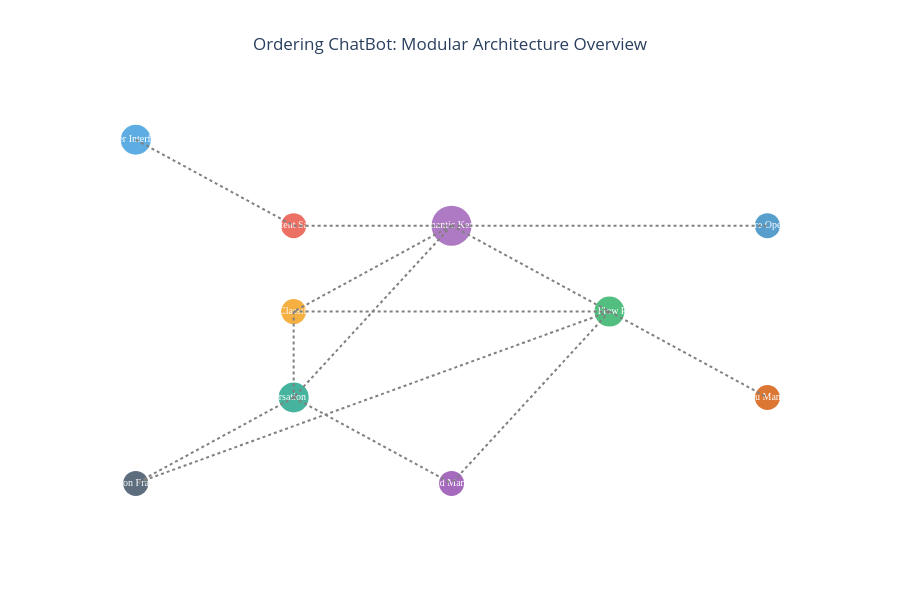
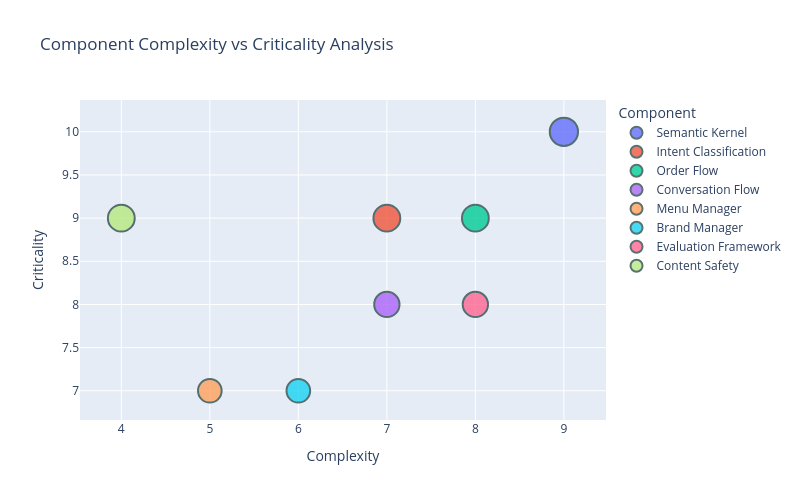

Notebook code cell kept with these figures, in order:
### Markdown cell above
## 4. Solution Architecture Design

### Our Solution: Semantic Kernel-Powered Modular Architecture

Our solution addresses the identified problems through a **comprehensive, modular architecture** built on advanced semantic understanding and brand-adaptive capabilities.

#### Core Design Principles:

1. **Modularity**: Independent, loosely coupled components for maintainability
2. **Scalability**: Horizontal scaling across multiple brands and locations  
3. **Adaptability**: Dynamic brand personality and menu configuration
4. **Reliability**: Comprehensive error handling and validation mechanisms
5. **Measurability**: Built-in evaluation and monitoring frameworks

#### Technology Selection Rationale:

**Semantic Kernel** as Core Orchestrator:
- ✅ **Native AI Integration**: Seamless Azure OpenAI connectivity
- ✅ **Plugin Architecture**: Extensible and maintainable component system
- ✅ **Advanced Templating**: Sophisticated prompt engineering capabilities
- ✅ **Async Processing**: Real-time streaming and concurrent operations
- ✅ **Enterprise Ready**: Microsoft's strategic AI framework with enterprise support

### Code cell
# Solution Architecture Visualization
import plotly.graph_objects as go
import plotly.express as px
from plotly.subplots import make_subplots

# Create architecture diagram using network graph
fig = go.Figure()

# Define components and their positions
components = {
    'User Interface': {'x': 0, 'y': 5, 'color': '#3498DB', 'size': 30},
    'Content Safety': {'x': 1, 'y': 4, 'color': '#E74C3C', 'size': 25},
    'Semantic Kernel': {'x': 2, 'y': 4, 'color': '#9B59B6', 'size': 40},
    'Intent Classification': {'x': 1, 'y': 3, 'color': '#F39C12', 'size': 25},
    'Order Flow Plugin': {'x': 3, 'y': 3, 'color': '#27AE60', 'size': 30},
    'Conversation Plugin': {'x': 1, 'y': 2, 'color': '#16A085', 'size': 30},
    'Menu Manager': {'x': 4, 'y': 2, 'color': '#D35400', 'size': 25},
    'Brand Manager': {'x': 2, 'y': 1, 'color': '#8E44AD', 'size': 25},
    'Evaluation Framework': {'x': 0, 'y': 1, 'color': '#34495E', 'size': 25},
    'Azure OpenAI': {'x': 4, 'y': 4, 'color': '#2E86C1', 'size': 25}
}

# Add component nodes
for name, props in components.items():
    fig.add_trace(go.Scatter(
        x=[props['x']], y=[props['y']],
        mode='markers+text',
        marker=dict(size=props['size'], color=props['color'], opacity=0.8),
        text=[name],
        textposition="middle center",
        textfont=dict(color="white", size=10, family="Arial Black"),
        name=name,
        showlegend=False
    ))

# Define connections
connections = [
    ('User Interface', 'Content Safety'),
    ('Content Safety', 'Semantic Kernel'),
    ('Semantic Kernel', 'Intent Classification'),
    ('Semantic Kernel', 'Order Flow Plugin'),
    ('Semantic Kernel', 'Conversation Plugin'),
    ('Intent Classification', 'Order Flow Plugin'),
    ('Intent Classification', 'Conversation Plugin'),
    ('Order Flow Plugin', 'Menu Manager'),
    ('Order Flow Plugin', 'Brand Manager'),
    ('Conversation Plugin', 'Brand Manager'),
    ('Semantic Kernel', 'Azure OpenAI'),
    ('Order Flow Plugin', 'Evaluation Framework'),
    ('Conversation Plugin', 'Evaluation Framework')
]

# Add connection lines
for start, end in connections:
    start_pos = components[start]
    end_pos = components[end]
    fig.add_trace(go.Scatter(
        x=[start_pos['x'], end_pos['x']],
        y=[start_pos['y'], end_pos['y']],
        mode='lines',
        line=dict(color='gray', width=2, dash='dot'),
        showlegend=False,
        hoverinfo='none'
    ))

fig.update_layout(
    title="Ordering ChatBot: Modular Architecture Overview",
    title_x=0.5,
    xaxis=dict(showgrid=False, zeroline=False, showticklabels=False),
    yaxis=dict(showgrid=False, zeroline=False, showticklabels=False),
    width=900,
    height=600,
    plot_bgcolor='white'
)

fig.show()

# Component breakdown visualization
components_data = {
    'Component': ['Semantic Kernel', 'Intent Classification', 'Order Flow', 'Conversation Flow', 
                 'Menu Manager', 'Brand Manager', 'Evaluation Framework', 'Content Safety'],
    'Primary Function': ['Orchestration', 'Intent Recognition', 'Order Processing', 'Conversation Management',
                        'Menu Configuration', 'Brand Adaptation', 'Performance Monitoring', 'Safety Filtering'],
    'Technology': ['Microsoft SK', 'Azure OpenAI', 'Pydantic Validation', 'Dynamic Templating',
                  'JSON Configuration', 'Dynamic Personalities', 'Custom Metrics', 'Azure Content Safety'],
    'Complexity': [9, 7, 8, 7, 5, 6, 8, 4],
    'Criticality': [10, 9, 9, 8, 7, 7, 8, 9]
}

df_components = pd.DataFrame(components_data)

# Create bubble chart for component analysis
fig2 = px.scatter(df_components, x='Complexity', y='Criticality', size='Criticality', 
                 color='Component', hover_name='Component',
                 hover_data=['Primary Function', 'Technology'],
                 title="Component Complexity vs Criticality Analysis")

fig2.update_traces(marker=dict(opacity=0.8, line=dict(width=2, color='DarkSlateGrey')))
fig2.update_layout(width=800, height=500)
fig2.show()

# Display component details table
display(HTML(f"""
<div style="background: linear-gradient(135deg, #667eea 0%, #764ba2 100%); 
            padding: 20px; border-radius: 10px; color: white; margin: 20px 0;">
    <h3 style="text-align: center; margin-bottom: 20px;">🔧 Component Architecture Details</h3>
    {df_components.to_html(index=False, escape=False, classes='component-table',
                          table_id='component-details')}
</div>
<style>
.component-table {{
    width: 100%;
    border-collapse: collapse;
    background: rgba(255,255,255,0.1);
    border-radius: 8px;
}}
.component-table th, .component-table td {{
    padding: 12px;
    text-align: left;
    border-bottom: 1px solid rgba(255,255,255,0.2);
}}
.component-table th {{
    background: rgba(255,255,255,0.2);
    font-weight: bold;
}}
</style>
"""))

### Figure 1 — Plotly figure (JSON) as saved in the notebook; plotly's stock layout.template omitted (floating-point values rounded to 4 significant figures)
{"data": [{"marker": {"color": "#3498DB", "opacity": 0.8, "size": 30}, "mode": "markers+text", "name": "User Interface", "showlegend": false, "text": ["User Interface"], "textfont": {"color": "white", "family": "Arial Black", "size": 10}, "textposition": "middle center", "type": "scatter", "x": [0], "y": [5]}, {"marker": {"color": "#E74C3C", "opacity": 0.8, "size": 25}, "mode": "markers+text", "name": "Content Safety", "showlegend": false, "text": ["Content Safety"], "textfont": {"color": "white", "family": "Arial Black", "size": 10}, "textposition": "middle center", "type": "scatter", "x": [1], "y": [4]}, {"marker": {"color": "#9B59B6", "opacity": 0.8, "size": 40}, "mode": "markers+text", "name": "Semantic Kernel", "showlegend": false, "text": ["Semantic Kernel"], "textfont": {"color": "white", "family": "Arial Black", "size": 10}, "textposition": "middle center", "type": "scatter", "x": [2], "y": [4]}, {"marker": {"color": "#F39C12", "opacity": 0.8, "size": 25}, "mode": "markers+text", "name": "Intent Classification", "showlegend": false, "text": ["Intent Classification"], "textfont": {"color": "white", "family": "Arial Black", "size": 10}, "textposition": "middle center", "type": "scatter", "x": [1], "y": [3]}, {"marker": {"color": "#27AE60", "opacity": 0.8, "size": 30}, "mode": "markers+text", "name": "Order Flow Plugin", "showlegend": false, "text": ["Order Flow Plugin"], "textfont": {"color": "white", "family": "Arial Black", "size": 10}, "textposition": "middle center", "type": "scatter", "x": [3], "y": [3]}, {"marker": {"color": "#16A085", "opacity": 0.8, "size": 30}, "mode": "markers+text", "name": "Conversation Plugin", "showlegend": false, "text": ["Conversation Plugin"], "textfont": {"color": "white", "family": "Arial Black", "size": 10}, "textposition": "middle center", "type": "scatter", "x": [1], "y": [2]}, {"marker": {"color": "#D35400", "opacity": 0.8, "size": 25}, "mode": "markers+text", "name": "Menu Manager", "showlegend": false, "text": ["Menu Manager"], "textfont": {"color": "white", "family": "Arial Black", "size": 10}, "textposition": "middle center", "type": "scatter", "x": [4], "y": [2]}, {"marker": {"color": "#8E44AD", "opacity": 0.8, "size": 25}, "mode": "markers+text", "name": "Brand Manager", "showlegend": false, "text": ["Brand Manager"], "textfont": {"color": "white", "family": "Arial Black", "size": 10}, "textposition": "middle center", "type": "scatter", "x": [2], "y": [1]}, {"marker": {"color": "#34495E", "opacity": 0.8, "size": 25}, "mode": "markers+text", "name": "Evaluation Framework", "showlegend": false, "text": ["Evaluation Framework"], "textfont": {"color": "white", "family": "Arial Black", "size": 10}, "textposition": "middle center", "type": "scatter", "x": [0], "y": [1]}, {"marker": {"color": "#2E86C1", "opacity": 0.8, "size": 25}, "mode": "markers+text", "name": "Azure OpenAI", "showlegend": false, "text": ["Azure OpenAI"], "textfont": {"color": "white", "family": "Arial Black", "size": 10}, "textposition": "middle center", "type": "scatter", "x": [4], "y": [4]}, {"hoverinfo": "none", "line": {"color": "gray", "dash": "dot", "width": 2}, "mode": "lines", "showlegend": false, "type": "scatter", "x": [0, 1], "y": [5, 4]}, {"hoverinfo": "none", "line": {"color": "gray", "dash": "dot", "width": 2}, "mode": "lines", "showlegend": false, "type": "scatter", "x": [1, 2], "y": [4, 4]}, {"hoverinfo": "none", "line": {"color": "gray", "dash": "dot", "width": 2}, "mode": "lines", "showlegend": false, "type": "scatter", "x": [2, 1], "y": [4, 3]}, {"hoverinfo": "none", "line": {"color": "gray", "dash": "dot", "width": 2}, "mode": "lines", "showlegend": false, "type": "scatter", "x": [2, 3], "y": [4, 3]}, {"hoverinfo": "none", "line": {"color": "gray", "dash": "dot", "width": 2}, "mode": "lines", "showlegend": false, "type": "scatter", "x": [2, 1], "y": [4, 2]}, {"hoverinfo": "none", "line": {"color": "gray", "dash": "dot", "width": 2}, "mode": "lines", "showlegend": false, "type": "scatter", "x": [1, 3], "y": [3, 3]}, {"hoverinfo": "none", "line": {"color": "gray", "dash": "dot", "width": 2}, "mode": "lines", "showlegend": false, "type": "scatter", "x": [1, 1], "y": [3, 2]}, {"hoverinfo": "none", "line": {"color": "gray", "dash": "dot", "width": 2}, "mode": "lines", "showlegend": false, "type": "scatter", "x": [3, 4], "y": [3, 2]}, {"hoverinfo": "none", "line": {"color": "gray", "dash": "dot", "width": 2}, "mode": "lines", "showlegend": false, "type": "scatter", "x": [3, 2], "y": [3, 1]}, {"hoverinfo": "none", "line": {"color": "gray", "dash": "dot", "width": 2}, "mode": "lines", "showlegend": false, "type": "scatter", "x": [1, 2], "y": [2, 1]}, {"hoverinfo": "none", "line": {"color": "gray", "dash": "dot", "width": 2}, "mode": "lines", "showlegend": false, "type": "scatter", "x": [2, 4], "y": [4, 4]}, {"hoverinfo": "none", "line": {"color": "gray", "dash": "dot", "width": 2}, "mode": "lines", "showlegend": false, "type": "scatter", "x": [3, 0], "y": [3, 1]}, {"hoverinfo": "none", "line": {"color": "gray", "dash": "dot", "width": 2}, "mode": "lines", "showlegend": false, "type": "scatter", "x": [1, 0], "y": [2, 1]}], "layout": {"height": 600, "plot_bgcolor": "white", "title": {"text": "Ordering ChatBot: Modular Architecture Overview", "x": 0.5}, "width": 900, "xaxis": {"showgrid": false, "showticklabels": false, "zeroline": false}, "yaxis": {"showgrid": false, "showticklabels": false, "zeroline": false}}}

### Figure 2 — Plotly figure (JSON) as saved in the notebook; plotly's stock layout.template omitted (floating-point values rounded to 4 significant figures)
{"data": [{"customdata": [["Orchestration", "Microsoft SK"]], "hovertemplate": "<b>%{hovertext}</b><br><br>Component=Semantic Kernel<br>Complexity=%{x}<br>Criticality=%{marker.size}<br>Primary Function=%{customdata[0]}<br>Technology=%{customdata[1]}<extra></extra>", "hovertext": ["Semantic Kernel"], "legendgroup": "Semantic Kernel", "marker": {"color": "#636efa", "line": {"color": "DarkSlateGrey", "width": 2}, "opacity": 0.8, "size": [10], "sizemode": "area", "sizeref": 0.025, "symbol": "circle"}, "mode": "markers", "name": "Semantic Kernel", "orientation": "v", "showlegend": true, "type": "scatter", "x": [9], "xaxis": "x", "y": [10], "yaxis": "y"}, {"customdata": [["Intent Recognition", "Azure OpenAI"]], "hovertemplate": "<b>%{hovertext}</b><br><br>Component=Intent Classification<br>Complexity=%{x}<br>Criticality=%{marker.size}<br>Primary Function=%{customdata[0]}<br>Technology=%{customdata[1]}<extra></extra>", "hovertext": ["Intent Classification"], "legendgroup": "Intent Classification", "marker": {"color": "#EF553B", "line": {"color": "DarkSlateGrey", "width": 2}, "opacity": 0.8, "size": [9], "sizemode": "area", "sizeref": 0.025, "symbol": "circle"}, "mode": "markers", "name": "Intent Classification", "orientation": "v", "showlegend": true, "type": "scatter", "x": [7], "xaxis": "x", "y": [9], "yaxis": "y"}, {"customdata": [["Order Processing", "Pydantic Validation"]], "hovertemplate": "<b>%{hovertext}</b><br><br>Component=Order Flow<br>Complexity=%{x}<br>Criticality=%{marker.size}<br>Primary Function=%{customdata[0]}<br>Technology=%{customdata[1]}<extra></extra>", "hovertext": ["Order Flow"], "legendgroup": "Order Flow", "marker": {"color": "#00cc96", "line": {"color": "DarkSlateGrey", "width": 2}, "opacity": 0.8, "size": [9], "sizemode": "area", "sizeref": 0.025, "symbol": "circle"}, "mode": "markers", "name": "Order Flow", "orientation": "v", "showlegend": true, "type": "scatter", "x": [8], "xaxis": "x", "y": [9], "yaxis": "y"}, {"customdata": [["Conversation Management", "Dynamic Templating"]], "hovertemplate": "<b>%{hovertext}</b><br><br>Component=Conversation Flow<br>Complexity=%{x}<br>Criticality=%{marker.size}<br>Primary Function=%{customdata[0]}<br>Technology=%{customdata[1]}<extra></extra>", "hovertext": ["Conversation Flow"], "legendgroup": "Conversation Flow", "marker": {"color": "#ab63fa", "line": {"color": "DarkSlateGrey", "width": 2}, "opacity": 0.8, "size": [8], "sizemode": "area", "sizeref": 0.025, "symbol": "circle"}, "mode": "markers", "name": "Conversation Flow", "orientation": "v", "showlegend": true, "type": "scatter", "x": [7], "xaxis": "x", "y": [8], "yaxis": "y"}, {"customdata": [["Menu Configuration", "JSON Configuration"]], "hovertemplate": "<b>%{hovertext}</b><br><br>Component=Menu Manager<br>Complexity=%{x}<br>Criticality=%{marker.size}<br>Primary Function=%{customdata[0]}<br>Technology=%{customdata[1]}<extra></extra>", "hovertext": ["Menu Manager"], "legendgroup": "Menu Manager", "marker": {"color": "#FFA15A", "line": {"color": "DarkSlateGrey", "width": 2}, "opacity": 0.8, "size": [7], "sizemode": "area", "sizeref": 0.025, "symbol": "circle"}, "mode": "markers", "name": "Menu Manager", "orientation": "v", "showlegend": true, "type": "scatter", "x": [5], "xaxis": "x", "y": [7], "yaxis": "y"}, {"customdata": [["Brand Adaptation", "Dynamic Personalities"]], "hovertemplate": "<b>%{hovertext}</b><br><br>Component=Brand Manager<br>Complexity=%{x}<br>Criticality=%{marker.size}<br>Primary Function=%{customdata[0]}<br>Technology=%{customdata[1]}<extra></extra>", "hovertext": ["Brand Manager"], "legendgroup": "Brand Manager", "marker": {"color": "#19d3f3", "line": {"color": "DarkSlateGrey", "width": 2}, "opacity": 0.8, "size": [7], "sizemode": "area", "sizeref": 0.025, "symbol": "circle"}, "mode": "markers", "name": "Brand Manager", "orientation": "v", "showlegend": true, "type": "scatter", "x": [6], "xaxis": "x", "y": [7], "yaxis": "y"}, {"customdata": [["Performance Monitoring", "Custom Metrics"]], "hovertemplate": "<b>%{hovertext}</b><br><br>Component=Evaluation Framework<br>Complexity=%{x}<br>Criticality=%{marker.size}<br>Primary Function=%{customdata[0]}<br>Technology=%{customdata[1]}<extra></extra>", "hovertext": ["Evaluation Framework"], "legendgroup": "Evaluation Framework", "marker": {"color": "#FF6692", "line": {"color": "DarkSlateGrey", "width": 2}, "opacity": 0.8, "size": [8], "sizemode": "area", "sizeref": 0.025, "symbol": "circle"}, "mode": "markers", "name": "Evaluation Framework", "orientation": "v", "showlegend": true, "type": "scatter", "x": [8], "xaxis": "x", "y": [8], "yaxis": "y"}, {"customdata": [["Safety Filtering", "Azure Content Safety"]], "hovertemplate": "<b>%{hovertext}</b><br><br>Component=Content Safety<br>Complexity=%{x}<br>Criticality=%{marker.size}<br>Primary Function=%{customdata[0]}<br>Technology=%{customdata[1]}<extra></extra>", "hovertext": ["Content Safety"], "legendgroup": "Content Safety", "marker": {"color": "#B6E880", "line": {"color": "DarkSlateGrey", "width": 2}, "opacity": 0.8, "size": [9], "sizemode": "area", "sizeref": 0.025, "symbol": "circle"}, "mode": "markers", "name": "Content Safety", "orientation": "v", "showlegend": true, "type": "scatter", "x": [4], "xaxis": "x", "y": [9], "yaxis": "y"}], "layout": {"height": 500, "legend": {"itemsizing": "constant", "title": {"text": "Component"}, "tracegroupgap": 0}, "title": {"text": "Component Complexity vs Criticality Analysis"}, "width": 800, "xaxis": {"anchor": "y", "domain": [0, 1], "title": {"text": "Complexity"}}, "yaxis": {"anchor": "x", "domain": [0, 1], "title": {"text": "Criticality"}}}}
